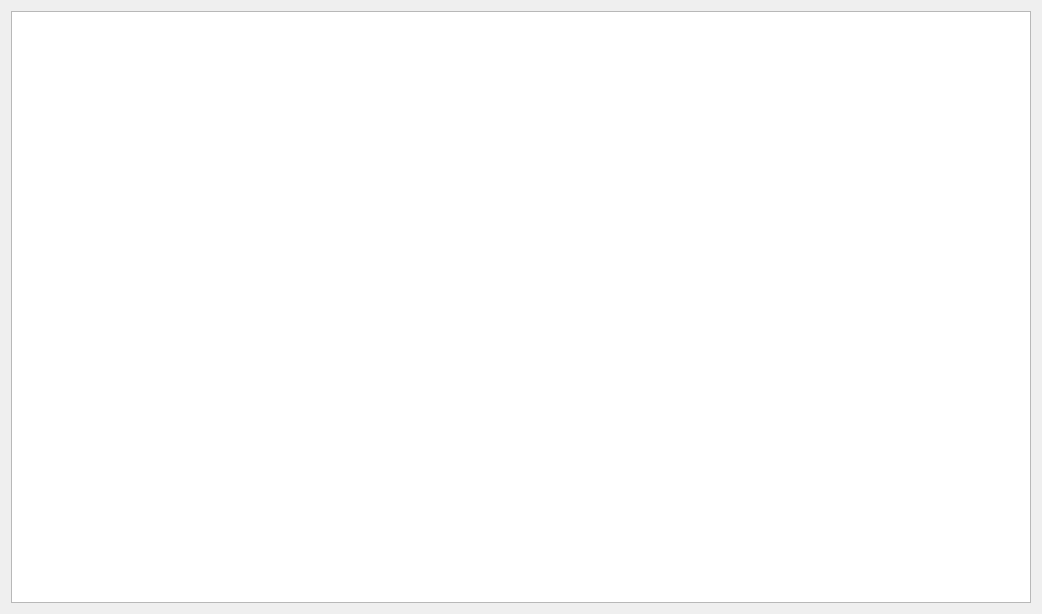
<?xml version="1.0" encoding="UTF-8"?>
<ui version="4.0">
 <class>trendDialog</class>
 <widget class="QDialog" name="trendDialog">
  <property name="geometry">
   <rect>
    <x>0</x>
    <y>0</y>
    <width>1042</width>
    <height>614</height>
   </rect>
  </property>
  <property name="windowTitle">
   <string>Dialog</string>
  </property>
  <layout class="QGridLayout" name="gridLayout">
   <item row="0" column="0">
    <widget class="QGraphicsView" name="graphicsView"/>
   </item>
  </layout>
 </widget>
 <resources/>
 <connections/>
</ui>
